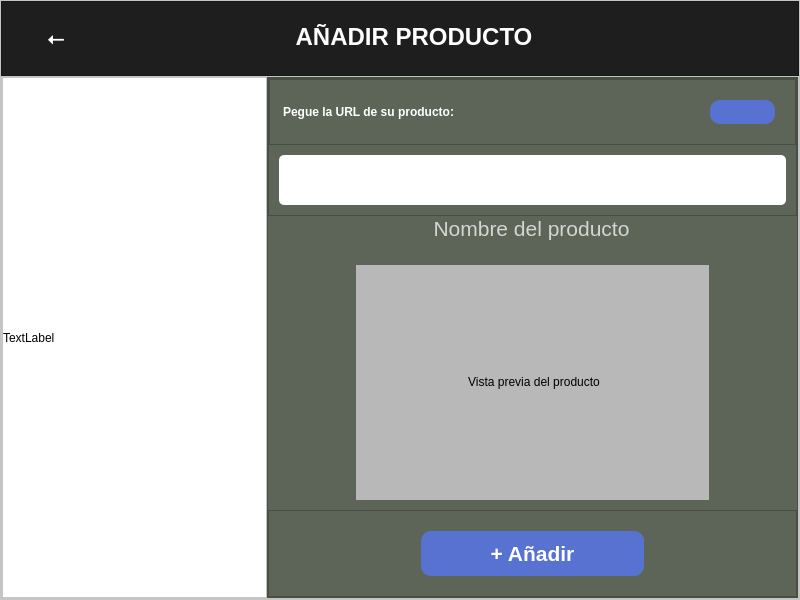
<?xml version="1.0" encoding="UTF-8"?>
<ui version="4.0">
 <class>MainWindow</class>
 <widget class="QMainWindow" name="MainWindow">
  <property name="geometry">
   <rect>
    <x>0</x>
    <y>0</y>
    <width>800</width>
    <height>600</height>
   </rect>
  </property>
  <property name="minimumSize">
   <size>
    <width>800</width>
    <height>600</height>
   </size>
  </property>
  <property name="maximumSize">
   <size>
    <width>800</width>
    <height>600</height>
   </size>
  </property>
  <property name="windowTitle">
   <string>Fermady</string>
  </property>
  <property name="windowIcon">
   <iconset>
    <normaloff>imagenes/hucha.png</normaloff>imagenes/hucha.png</iconset>
  </property>
  <widget class="QWidget" name="centralwidget">
   <layout class="QHBoxLayout" name="horizontalLayout_4">
    <property name="spacing">
     <number>0</number>
    </property>
    <property name="leftMargin">
     <number>0</number>
    </property>
    <property name="topMargin">
     <number>0</number>
    </property>
    <property name="rightMargin">
     <number>0</number>
    </property>
    <property name="bottomMargin">
     <number>0</number>
    </property>
    <item>
     <widget class="QFrame" name="frame">
      <property name="styleSheet">
       <string notr="true">background-color: rgb(255, 255, 255);</string>
      </property>
      <property name="frameShape">
       <enum>QFrame::StyledPanel</enum>
      </property>
      <property name="frameShadow">
       <enum>QFrame::Raised</enum>
      </property>
      <layout class="QVBoxLayout" name="verticalLayout_2" stretch="1,7">
       <property name="spacing">
        <number>0</number>
       </property>
       <property name="leftMargin">
        <number>0</number>
       </property>
       <property name="topMargin">
        <number>0</number>
       </property>
       <property name="rightMargin">
        <number>0</number>
       </property>
       <property name="bottomMargin">
        <number>0</number>
       </property>
       <item>
        <widget class="QFrame" name="frame_2">
         <property name="styleSheet">
          <string notr="true">
background-color: rgb(30, 30, 30);</string>
         </property>
         <property name="frameShape">
          <enum>QFrame::StyledPanel</enum>
         </property>
         <property name="frameShadow">
          <enum>QFrame::Raised</enum>
         </property>
         <layout class="QHBoxLayout" name="horizontalLayout_5" stretch="1,7">
          <property name="spacing">
           <number>0</number>
          </property>
          <property name="rightMargin">
           <number>71</number>
          </property>
          <property name="bottomMargin">
           <number>11</number>
          </property>
          <item>
           <widget class="QPushButton" name="btnatras">
            <property name="maximumSize">
             <size>
              <width>16777205</width>
              <height>16777215</height>
             </size>
            </property>
            <property name="font">
             <font>
              <pointsize>16</pointsize>
              <bold>true</bold>
             </font>
            </property>
            <property name="cursor">
             <cursorShape>PointingHandCursor</cursorShape>
            </property>
            <property name="styleSheet">
             <string notr="true">QPushButton{
background-color: transparent;
        border: none; 
        color: #fff; 
        padding: 10px 20px;
       
        font-weight: bold; 
}

</string>
            </property>
            <property name="text">
             <string>⭠</string>
            </property>
           </widget>
          </item>
          <item>
           <widget class="QLabel" name="label">
            <property name="text">
             <string>&lt;html&gt;&lt;head/&gt;&lt;body&gt;&lt;p align=&quot;center&quot;&gt;&lt;span style=&quot; font-size:18pt; font-weight:700; color:#ffffff;&quot;&gt;AÑADIR PRODUCTO&lt;/span&gt;&lt;/p&gt;&lt;/body&gt;&lt;/html&gt;</string>
            </property>
           </widget>
          </item>
         </layout>
        </widget>
       </item>
       <item>
        <widget class="QFrame" name="frame_3">
         <property name="frameShape">
          <enum>QFrame::StyledPanel</enum>
         </property>
         <property name="frameShadow">
          <enum>QFrame::Raised</enum>
         </property>
         <property name="lineWidth">
          <number>0</number>
         </property>
         <layout class="QHBoxLayout" name="horizontalLayout_2" stretch="1,2">
          <property name="spacing">
           <number>0</number>
          </property>
          <property name="leftMargin">
           <number>0</number>
          </property>
          <property name="topMargin">
           <number>0</number>
          </property>
          <property name="rightMargin">
           <number>0</number>
          </property>
          <property name="bottomMargin">
           <number>0</number>
          </property>
          <item>
           <widget class="QFrame" name="frame_5">
            <property name="sizePolicy">
             <sizepolicy hsizetype="Minimum" vsizetype="Minimum">
              <horstretch>0</horstretch>
              <verstretch>0</verstretch>
             </sizepolicy>
            </property>
            <property name="minimumSize">
             <size>
              <width>200</width>
              <height>300</height>
             </size>
            </property>
            <property name="layoutDirection">
             <enum>Qt::RightToLeft</enum>
            </property>
            <property name="styleSheet">
             <string notr="true"/>
            </property>
            <property name="frameShape">
             <enum>QFrame::StyledPanel</enum>
            </property>
            <property name="frameShadow">
             <enum>QFrame::Raised</enum>
            </property>
            <property name="lineWidth">
             <number>0</number>
            </property>
            <layout class="QVBoxLayout" name="verticalLayout_6">
             <property name="spacing">
              <number>0</number>
             </property>
             <property name="leftMargin">
              <number>0</number>
             </property>
             <property name="topMargin">
              <number>0</number>
             </property>
             <property name="rightMargin">
              <number>0</number>
             </property>
             <property name="bottomMargin">
              <number>0</number>
             </property>
             <item>
              <widget class="QLabel" name="btnlogo">
               <property name="text">
                <string>TextLabel</string>
               </property>
              </widget>
             </item>
            </layout>
           </widget>
          </item>
          <item>
           <widget class="QFrame" name="frame_4">
            <property name="styleSheet">
             <string notr="true">background-color: rgb(92, 101, 88);</string>
            </property>
            <property name="frameShape">
             <enum>QFrame::StyledPanel</enum>
            </property>
            <property name="frameShadow">
             <enum>QFrame::Raised</enum>
            </property>
            <layout class="QVBoxLayout" name="verticalLayout_5" stretch="1,5,1">
             <property name="spacing">
              <number>0</number>
             </property>
             <property name="leftMargin">
              <number>0</number>
             </property>
             <property name="topMargin">
              <number>0</number>
             </property>
             <property name="rightMargin">
              <number>0</number>
             </property>
             <property name="bottomMargin">
              <number>0</number>
             </property>
             <item>
              <widget class="QFrame" name="frame_6">
               <property name="frameShape">
                <enum>QFrame::StyledPanel</enum>
               </property>
               <property name="frameShadow">
                <enum>QFrame::Raised</enum>
               </property>
               <layout class="QVBoxLayout" name="verticalLayout_3" stretch="0,0">
                <property name="spacing">
                 <number>0</number>
                </property>
                <property name="leftMargin">
                 <number>0</number>
                </property>
                <property name="topMargin">
                 <number>0</number>
                </property>
                <property name="rightMargin">
                 <number>0</number>
                </property>
                <property name="bottomMargin">
                 <number>0</number>
                </property>
                <item>
                 <widget class="QFrame" name="frame_7">
                  <property name="frameShape">
                   <enum>QFrame::StyledPanel</enum>
                  </property>
                  <property name="frameShadow">
                   <enum>QFrame::Raised</enum>
                  </property>
                  <layout class="QHBoxLayout" name="horizontalLayout_3" stretch="4,1">
                   <property name="spacing">
                    <number>0</number>
                   </property>
                   <property name="leftMargin">
                    <number>0</number>
                   </property>
                   <property name="topMargin">
                    <number>0</number>
                   </property>
                   <property name="rightMargin">
                    <number>0</number>
                   </property>
                   <property name="bottomMargin">
                    <number>0</number>
                   </property>
                   <item>
                    <widget class="QLabel" name="label_2">
                     <property name="styleSheet">
                      <string notr="true">margin-left: 10px</string>
                     </property>
                     <property name="text">
                      <string>&lt;html&gt;&lt;head/&gt;&lt;body&gt;&lt;p&gt;&lt;span style=&quot; font-weight:700; color:#ffffff;&quot;&gt;Pegue la URL de su producto:&lt;/span&gt;&lt;/p&gt;&lt;/body&gt;&lt;/html&gt;</string>
                     </property>
                    </widget>
                   </item>
                   <item>
                    <widget class="QPushButton" name="lupa">
                     <property name="cursor">
                      <cursorShape>PointingHandCursor</cursorShape>
                     </property>
                     <property name="toolTip">
                      <string>Buscar Producto</string>
                     </property>
                     <property name="toolTipDuration">
                      <number>-2</number>
                     </property>
                     <property name="styleSheet">
                      <string notr="true">QPushButton {
	background-color: rgb(87, 114, 209);
	border-radius: 10px;
	Color: white;
	margin: 20px;
	padding: 5px;
}

QPushButton:hover {
 		background-color: rgb(170, 169, 167);
}</string>
                     </property>
                     <property name="text">
                      <string/>
                     </property>
                     <property name="icon">
                      <iconset>
                       <normaloff>imagenes/lupa.png</normaloff>imagenes/lupa.png</iconset>
                     </property>
                    </widget>
                   </item>
                  </layout>
                 </widget>
                </item>
                <item>
                 <widget class="QTextEdit" name="textEdit">
                  <property name="maximumSize">
                   <size>
                    <width>527</width>
                    <height>70</height>
                   </size>
                  </property>
                  <property name="font">
                   <font>
                    <family>Arial</family>
                    <pointsize>10</pointsize>
                    <bold>false</bold>
                   </font>
                  </property>
                  <property name="toolTip">
                   <string>Pegue la URL</string>
                  </property>
                  <property name="toolTipDuration">
                   <number>1</number>
                  </property>
                  <property name="statusTip">
                   <string/>
                  </property>
                  <property name="whatsThis">
                   <string/>
                  </property>
                  <property name="layoutDirection">
                   <enum>Qt::RightToLeft</enum>
                  </property>
                  <property name="styleSheet">
                   <string notr="true">background-color: rgb(255, 255, 255);
border-radius:5px;
margin: 10px;
height: 25px;</string>
                  </property>
                 </widget>
                </item>
               </layout>
              </widget>
             </item>
             <item>
              <layout class="QVBoxLayout" name="verticalLayout_4" stretch="0,8">
               <property name="spacing">
                <number>14</number>
               </property>
               <item>
                <widget class="QLabel" name="nproduct">
                 <property name="maximumSize">
                  <size>
                   <width>527</width>
                   <height>16777215</height>
                  </size>
                 </property>
                 <property name="text">
                  <string>&lt;html&gt;&lt;head/&gt;&lt;body&gt;&lt;p align=&quot;center&quot;&gt;&lt;span style=&quot; font-size:16pt; color:#d5d5d5;&quot;&gt;Nombre del producto&lt;/span&gt;&lt;/p&gt;&lt;/body&gt;&lt;/html&gt;</string>
                 </property>
                </widget>
               </item>
               <item>
                <layout class="QHBoxLayout" name="horizontalLayout" stretch="0,4,0">
                 <property name="spacing">
                  <number>0</number>
                 </property>
                 <item>
                  <spacer name="horizontalSpacer">
                   <property name="orientation">
                    <enum>Qt::Horizontal</enum>
                   </property>
                   <property name="sizeHint" stdset="0">
                    <size>
                     <width>78</width>
                     <height>28</height>
                    </size>
                   </property>
                  </spacer>
                 </item>
                 <item>
                  <widget class="QLabel" name="imgp">
                   <property name="maximumSize">
                    <size>
                     <width>402</width>
                     <height>292</height>
                    </size>
                   </property>
                   <property name="styleSheet">
                    <string notr="true">margin:10px;
background-color: rgb(184, 184, 184);</string>
                   </property>
                   <property name="text">
                    <string>&lt;html&gt;&lt;head/&gt;&lt;body&gt;&lt;p align=&quot;center&quot;&gt;Vista previa del producto&lt;/p&gt;&lt;/body&gt;&lt;/html&gt;</string>
                   </property>
                  </widget>
                 </item>
                 <item>
                  <spacer name="horizontalSpacer_2">
                   <property name="orientation">
                    <enum>Qt::Horizontal</enum>
                   </property>
                   <property name="sizeHint" stdset="0">
                    <size>
                     <width>78</width>
                     <height>28</height>
                    </size>
                   </property>
                  </spacer>
                 </item>
                </layout>
               </item>
              </layout>
             </item>
             <item>
              <widget class="QFrame" name="frame_9">
               <property name="frameShape">
                <enum>QFrame::StyledPanel</enum>
               </property>
               <property name="frameShadow">
                <enum>QFrame::Raised</enum>
               </property>
               <layout class="QVBoxLayout" name="verticalLayout">
                <property name="spacing">
                 <number>0</number>
                </property>
                <property name="leftMargin">
                 <number>0</number>
                </property>
                <property name="topMargin">
                 <number>0</number>
                </property>
                <property name="rightMargin">
                 <number>0</number>
                </property>
                <property name="bottomMargin">
                 <number>0</number>
                </property>
                <item>
                 <layout class="QHBoxLayout" name="horizontalLayout_6" stretch="1,2,1">
                  <property name="spacing">
                   <number>0</number>
                  </property>
                  <item>
                   <spacer name="horizontalSpacer_3">
                    <property name="orientation">
                     <enum>Qt::Horizontal</enum>
                    </property>
                    <property name="sizeHint" stdset="0">
                     <size>
                      <width>68</width>
                      <height>20</height>
                     </size>
                    </property>
                   </spacer>
                  </item>
                  <item>
                   <widget class="QPushButton" name="btnProducto">
                    <property name="font">
                     <font>
                      <family>Arial</family>
                      <pointsize>16</pointsize>
                      <bold>true</bold>
                     </font>
                    </property>
                    <property name="cursor">
                     <cursorShape>PointingHandCursor</cursorShape>
                    </property>
                    <property name="toolTip">
                     <string>Añadir producto</string>
                    </property>
                    <property name="styleSheet">
                     <string notr="true">QPushButton {
    background-color: rgb(87, 114, 209);
    border-radius: 10px;
    color: white;
    padding: 10px;
    margin: 20px;
}

QPushButton:hover {
    background-color: rgb(170, 169, 167);
}</string>
                    </property>
                    <property name="text">
                     <string>+ Añadir</string>
                    </property>
                    <property name="autoDefault">
                     <bool>true</bool>
                    </property>
                   </widget>
                  </item>
                  <item>
                   <spacer name="horizontalSpacer_4">
                    <property name="orientation">
                     <enum>Qt::Horizontal</enum>
                    </property>
                    <property name="sizeHint" stdset="0">
                     <size>
                      <width>58</width>
                      <height>20</height>
                     </size>
                    </property>
                   </spacer>
                  </item>
                 </layout>
                </item>
               </layout>
              </widget>
             </item>
            </layout>
           </widget>
          </item>
         </layout>
        </widget>
       </item>
      </layout>
     </widget>
    </item>
   </layout>
  </widget>
 </widget>
 <resources>
  <include location="imagenes/imagenes.qrc"/>
 </resources>
 <connections/>
</ui>
